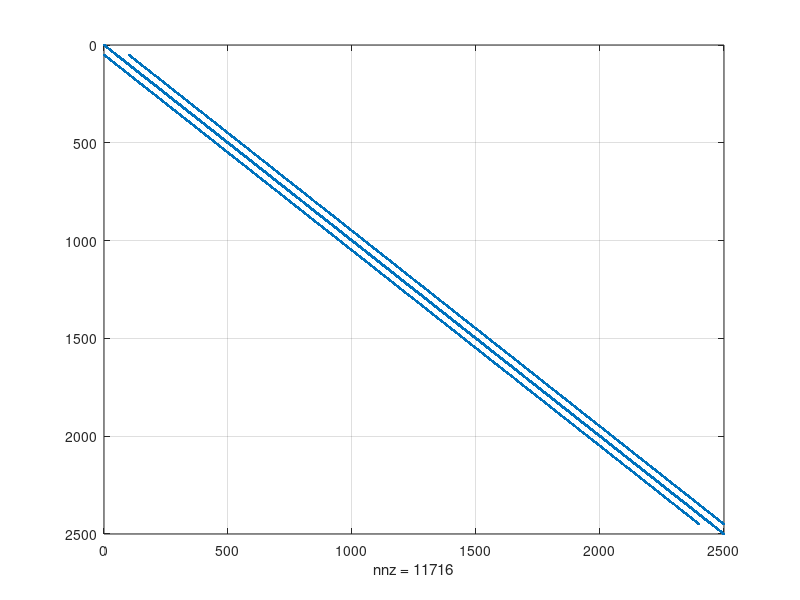
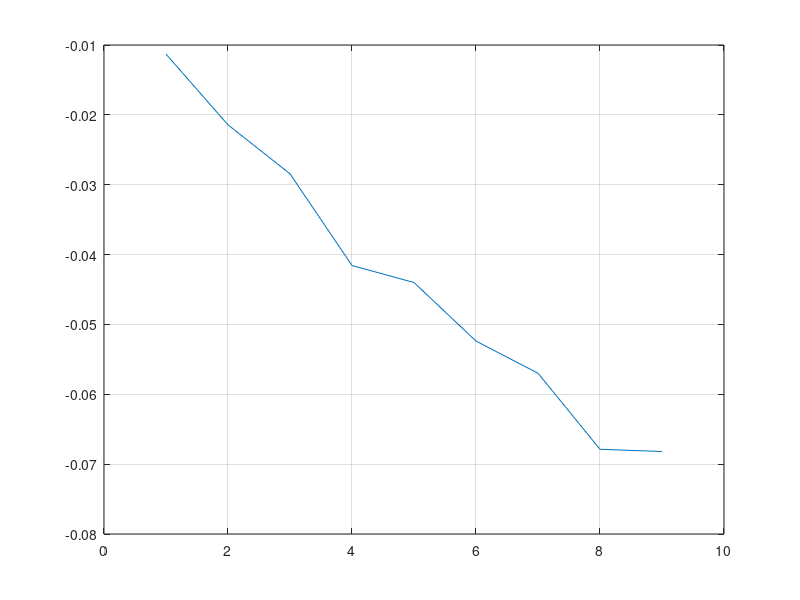
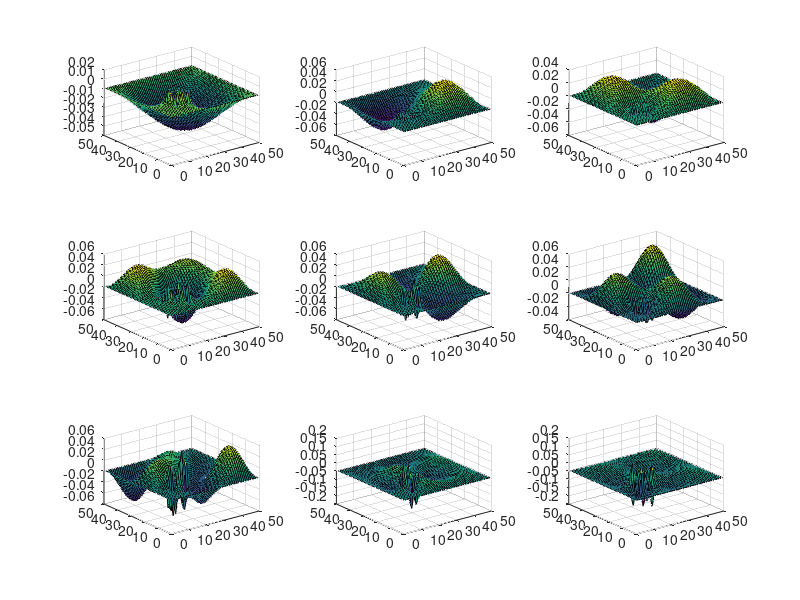

The MATLAB source for these figures, in order:
nx = 50;
ny = 50;

G = sparse(nx*ny,nx*ny)

for i = 1:nx
    for j = 1:ny
        n = j + (i-1) * ny; % mapping equation
        if i == 1 || j ==1 || i == nx || j == ny
            G(n,:)=0;
            G(n,n)=1;
        elseif i>10 && i<20 && j>10 && j<20
            G(n,n)=-2;
            G(n,n+ny)=1;
            G(n,n-ny)=1;
            G(n,n+1)=1;
            G(n,n-1)=1;
        else
            G(n,n)=-4;
            G(n,n+ny)=1;
            G(n,n-ny)=1;
            G(n,n+1)=1;
            G(n,n-1)=1;
        end 
    end
end
figure (1)
spy(G)
grid on

figure (2)
[E,D] = eigs(G,9,'SM');
eigenvalues = diag(D);
plot(eigenvalues)
grid on

for i = 1:nx
    for j = 1:ny
        n = j+(i-1)*ny;
        for x =1:9
            Emap(i,j,x) = E(n,x);
        end
    end
end

for x = 1:9
    figure(3)
    subplot(3,3,x)
    surf(Emap(:,:,x)) 
end

